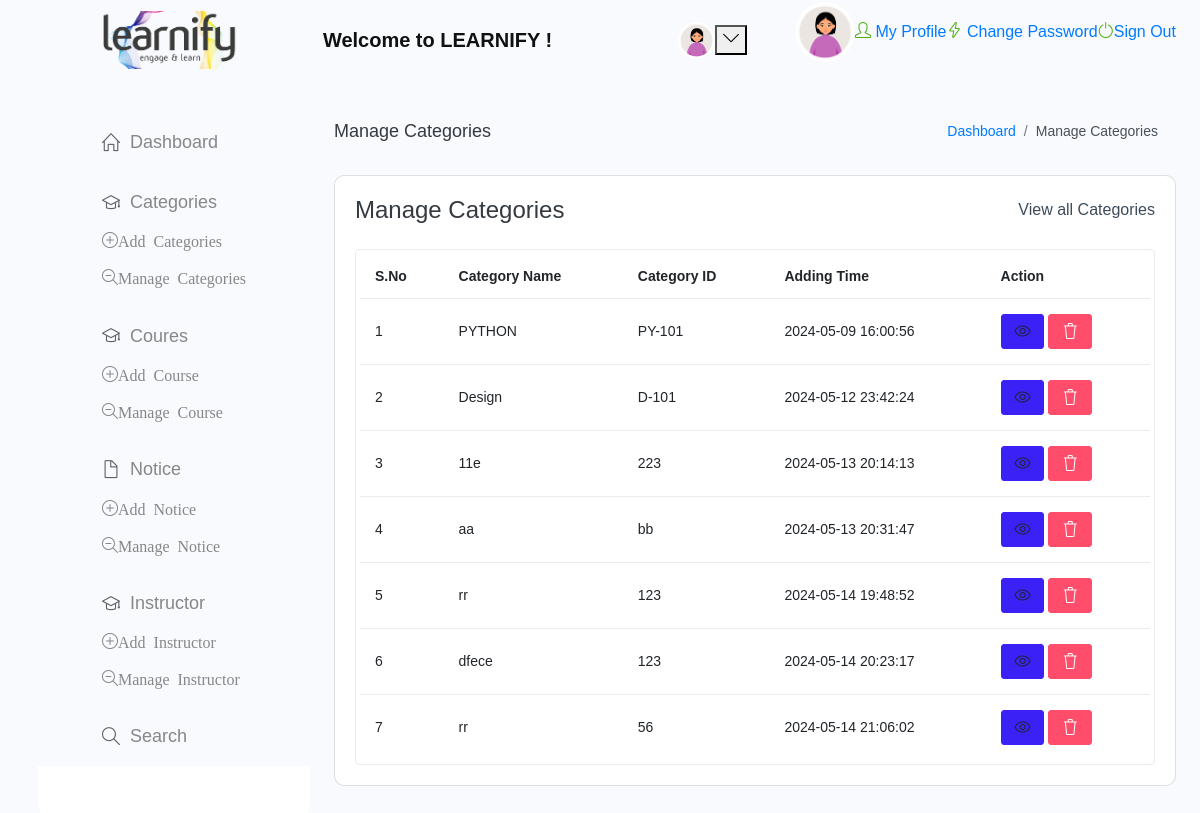
Screenshot of /Learnify/view/manage-class.php (signed in) with the database file from the repository.
### tables this page shows
CREATE TABLE `tblclass` (
  `ID` int(5) NOT NULL,
  `CategoryName` varchar(50) DEFAULT NULL,
  `CategoryID` varchar(20) DEFAULT NULL,
  `CreationDate` timestamp NULL DEFAULT current_timestamp()
);

### Learnify/controller/managecontrol.php (called while the page is built, shortened)
<?php
include '../model/dbconnection.php';
    $mydb= new Model();
    $conobj= $mydb->OpenCon();
    $result=$mydb->fetchCategories($conobj,"tblclass");
    ?>

### Learnify/model/dbconnection.php (called while the page is built, shortened)
<?php
class Model
{
     function fetchCategories($conn,$table)
     {
       $sql="SELECT * FROM $table";
       $result=$conn->query($sql);
       return $result;
     }
  }
?>

### Learnify/view/manage-class.php (the view)
<?php include_once('../controller/managecontrol.php');?>
     <?php include_once('includes/header.php');?>
      <div class="container-fluid page-body-wrapper">
        <?php include_once('includes/sidebar.php');?>
        <div class="main-panel">
          <div class="content-wrapper">
             <div class="page-header">
              <h3 class="page-title"> Manage Categories </h3>
              <nav aria-label="breadcrumb">
                <ol class="breadcrumb">
                  <li class="breadcrumb-item"><a href="dashboard.php">Dashboard</a></li>
                  <li class="breadcrumb-item active" aria-current="page"> Manage Categories</li>
                </ol>
              </nav>
            </div>
            <div class="row">
              <div class="col-md-12 grid-margin stretch-card">
                <div class="card">
                  <div class="card-body">
                    <div class="d-sm-flex align-items-center mb-4">
                      <h4 class="card-title mb-sm-0">Manage Categories</h4>
                      <a href="#" class="text-dark ml-auto mb-3 mb-sm-0"> View all Categories</a>
                    </div>
                    <div class="table-responsive border rounded p-1">
                      <table class="table">
                        <thead>
                          <tr>
                            <th class="font-weight-bold">S.No</th>
                            <th class="font-weight-bold">Category Name</th>
                            <th class="font-weight-bold">Category ID</th>
                            <th class="font-weight-bold">Adding Time</th>
                            <th class="font-weight-bold">Action</th>
                          </tr>
                        </thead>
                        <tbody>
                <?php
                $cnt=1;
                foreach ($result as $category) {
                    echo "<tr>";
                    echo "<td>" . htmlentities($cnt) . "</td>";
                    echo "<td>" . $category['CategoryName'] . "</td>";
                    echo "<td>" . $category['CategoryID'] . "</td>";
                    echo "<td>" . $category['CreationDate'] . "</td>";
                    echo "<td>
                    <form method='post'>
                    <a href='edit-class-detail.php?cid=". $category['CategoryID'] ."' class='btn btn-primary btn-sm'><i class='icon-eye'></i></a>
                                <input type='hidden' name='category_id' value='" . $category['CategoryID'] . "' >
                                <button type='submit' class='btn btn-danger btn-sm' name='delete_category' onclick='return confirm('Do you really want to Delete ?');'><i class='icon-trash'></i></button>
                            </form>
                          </td>";
                    echo "</tr>" ;
                    $cnt=$cnt+1;
                }
                ?>
            </tbody>
        </table>
    </div>
</body>
</html>

### Learnify/view/includes/header.php (shortened to what this page needs)
<!DOCTYPE html>
<html lang="en">
  <head>
    <link rel="stylesheet" href="assets/vendors/simple-line-icons/css/simple-line-icons.css">
    <link rel="stylesheet" href="assets/vendors/css/vendor.bundle.base.css">
    <link rel="stylesheet" href="assets/css/style.css" />
  </head>
  <body>
<div class="container-scroller">
 <nav class="navbar default-layout-navbar col-lg-12 col-12 p-0 fixed-top d-flex flex-row">
        <div class="navbar-brand-wrapper d-flex align-items-center">
          <a class="navbar-brand brand-logo ml-auto text-right" href="dashboard.php">
            <img src="assets/images/logo.png" alt="logo" />
          </a>
        </div>
         <div class="navbar-menu-wrapper d-flex align-items-center flex-grow-1">
          <h5 class="mb-0 font-weight-medium d-none d-lg-flex mx-auto"> Welcome to LEARNIFY !</h5>
                <img class="img-xs rounded-circle ml-2" src="assets/images/faces/face8.jpg" alt="Profile image"> <span class="font-weight-normal"> </span></a>
              <button><i class="icon-arrow-down" aria-labelledby="UserDropdown"></i></button>
                <div class="dropdown-header d-flex">
                  </div>
                  <p><img class="img-md rounded-circle" src="assets/images/faces/face8.jpg" width="60px" alt="Profile image"></p>
                    <p><a href="profile.php"><i class="dropdown-item-icon icon-user text-primary"></i> My Profile</a></p>
                <p><a href="change-password.php"><i class="dropdown-item-icon icon-energy text-primary"></i> Change Password</a></p>
                <p><a  href="logout.php"><i class="dropdown-item-icon icon-power text-primary"></i>Sign Out</a></p>
              </div>
              </div>

### Learnify/view/includes/sidebar.php (shortened to what this page needs)
<nav class="sidebar sidebar-offcanvas" id="sidebar">
          <ul class="nav">
          <div class="content-wrapper">
            <li class="nav-item">
              <a class="nav-link" href="dashboard.php">
              <i class="icon-home menu-icon"></i>
                <span class="menu-title">Dashboard</span>
              </a>
            </li>
            <li class="nav-item">
              <a class="nav-link"  aria-controls="auth">
                <i class="icon-graduation menu-icon"></i>
                <span class="menu-title">Categories
                 <a class="nav-link icon-plus menu-icon" href="./add-class.php" >Add Categories</a>
                 <a class="nav-link icon-magnifier-remove" href="./manage-class.php">Manage Categories</a>
                  </span>
            </li>
            <li class="nav-item">
              <a class="nav-link" aria-controls="auth">
                <i class="icon-graduation menu-icon"></i>
                <span class="menu-title">Coures
                 <a class="nav-link icon-plus menu-icon" href="./add-students.php">Add Course</a>
                 <a class="nav-link icon-magnifier-remove" href="./manage-students.php">Manage Course</a>
                  </span>
            </li>
            <li class="nav-item">
              <a class="nav-link" aria-controls="auth">
                <i class="icon-doc menu-icon"></i>
                <span class="menu-title">Notice
                  <a class="nav-link icon-plus menu-icon" href="./add-notice.php" > Add Notice </a>
                  <a class="nav-link icon-magnifier-remove" href="./manage-notice.php"> Manage Notice </a></li>
            <li class="nav-item">
              <a class="nav-link" aria-controls="auth">
                <i class="icon-graduation menu-icon"></i>
                <span class="menu-title">Instructor
                 <a class="nav-link icon-plus menu-icon" href="./add-public-notice.php">Add Instructor</a>
                 <a class="nav-link icon-magnifier-remove" href="./manage-public-notice.php">Manage Instructor</a>
                  </span>
            </li>
            <li class="nav-item">
              <a class="nav-link" href="./search.php">
                <i class="icon-magnifier menu-icon"></i>
                <span class="menu-title">Search</span>
              </a>
            </li>
</div>
          </ul>
        </nav>

### rows the page displays
tblclass: CategoryName "PYTHON", CategoryID "PY-101", CreationDate "2024-05-09 16:00:56"
tblclass: CategoryName "Design", CategoryID "D-101", CreationDate "2024-05-12 23:42:24"
tblclass: CategoryName "11e", CategoryID "223", CreationDate "2024-05-13 20:14:13"
tblclass: CategoryName "aa", CategoryID "bb", CreationDate "2024-05-13 20:31:47"
tblclass: CategoryName "rr", CategoryID "123", CreationDate "2024-05-14 19:48:52"
tblclass: CategoryName "dfece", CategoryID "123", CreationDate "2024-05-14 20:23:17"
tblclass: CategoryName "rr", CategoryID "56", CreationDate "2024-05-14 21:06:02"
